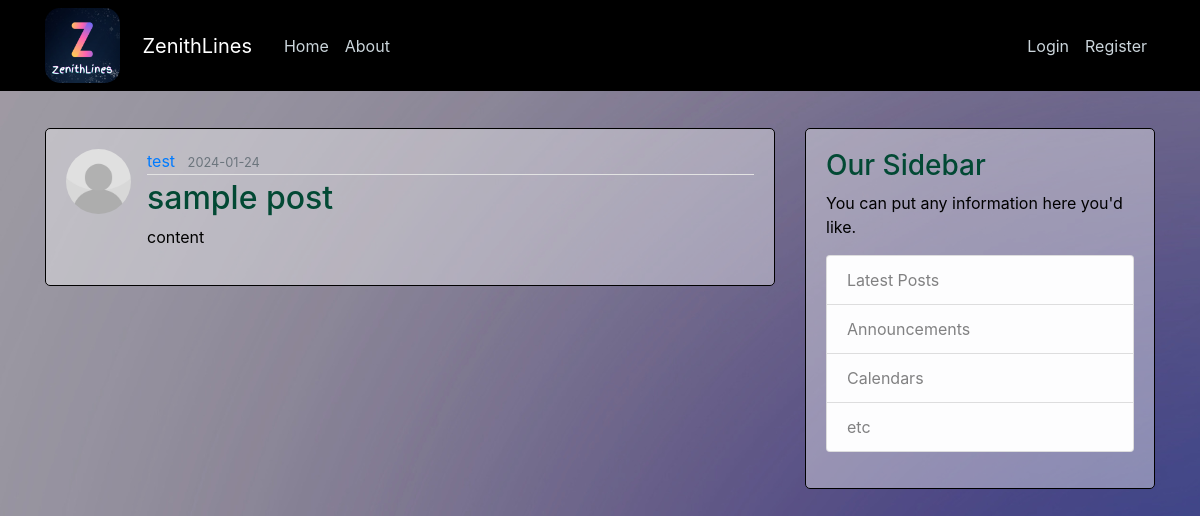
/post/6, run on the app's committed database.
### ZenithLines/models.py (models this page shows, shortened)
class User(db.Model,UserMixin):
    id = db.Column(db.Integer, primary_key=True)
    username = db.Column(db.String(20), unique=True, nullable=False)
    email = db.Column(db.String(120), unique=True, nullable=False)
    image_file = db.Column(db.String(20), nullable=False, default='default.jpg')
    password = db.Column(db.String(60), nullable=False)
    posts = db.relationship('Post', backref='author', lazy='select')

class Post(db.Model):
    id = db.Column(db.Integer, primary_key=True)
    title = db.Column(db.String(100), nullable=False)
    date_posted = db.Column(db.DateTime, nullable=False, default=datetime.utcnow)
    content = db.Column(db.Text, nullable=False)
    user_id = db.Column(db.Integer, db.ForeignKey('user.id'), nullable=False)

### ZenithLines/posts/routes.py (the view)
@posts.route("/post/<int:post_id>")
def post(post_id):
    post = Post.query.get_or_404(post_id)
    return render_template('post.html', title=post.title, post=post)

### ZenithLines/templates/post.html (shortened to what this page needs)
{% extends "layout.html" %}
{% block content %}
  <article class="media content-section">
    <img class="rounded-circle article-img" src="{{ url_for('static', filename=  post.author.image_file) }}">
    <div class="media-body">
      <div class="article-metadata">
        <a class="mr-2" href="{{ url_for('users.user_posts', username=post.author.username) }}">{{ post.author.username }}</a>
        <small class="text-muted">{{ post.date_posted.strftime('%Y-%m-%d') }}</small>
      </div>
      <h2 class="article-title">{{ post.title }}</h2>
      <p class="article-content">{{ post.content }}</p>
    </div>
  </article>
{% endblock content %}

### ZenithLines/static/style.css (style rules this page uses)
body { background-image: url('backgroundimg.png'); color: #333333; margin-top: 5rem; }
h1, h2, h3, h4, h5, h6 { color: #024934; }
.content-section { background: #FDFCFC61; padding: 20px 20px; border: 1px solid black; border-radius: 5px; margin-bottom: 20px; }
.article-title { color: #024934; }
.article-content { color: black; white-space: pre-line; }
.article-img { height: 65px; width: 65px; margin-right: 16px; }
.article-metadata { padding-bottom: 1px; margin-bottom: 4px; border-bottom: 1px solid #e3e3e3 }
img { border-radius: 15px; }

### data on the page
User: image_file (placeholder picture), author.username "test"
Post: date_posted "2024-01-24", title "sample post", content "content"
